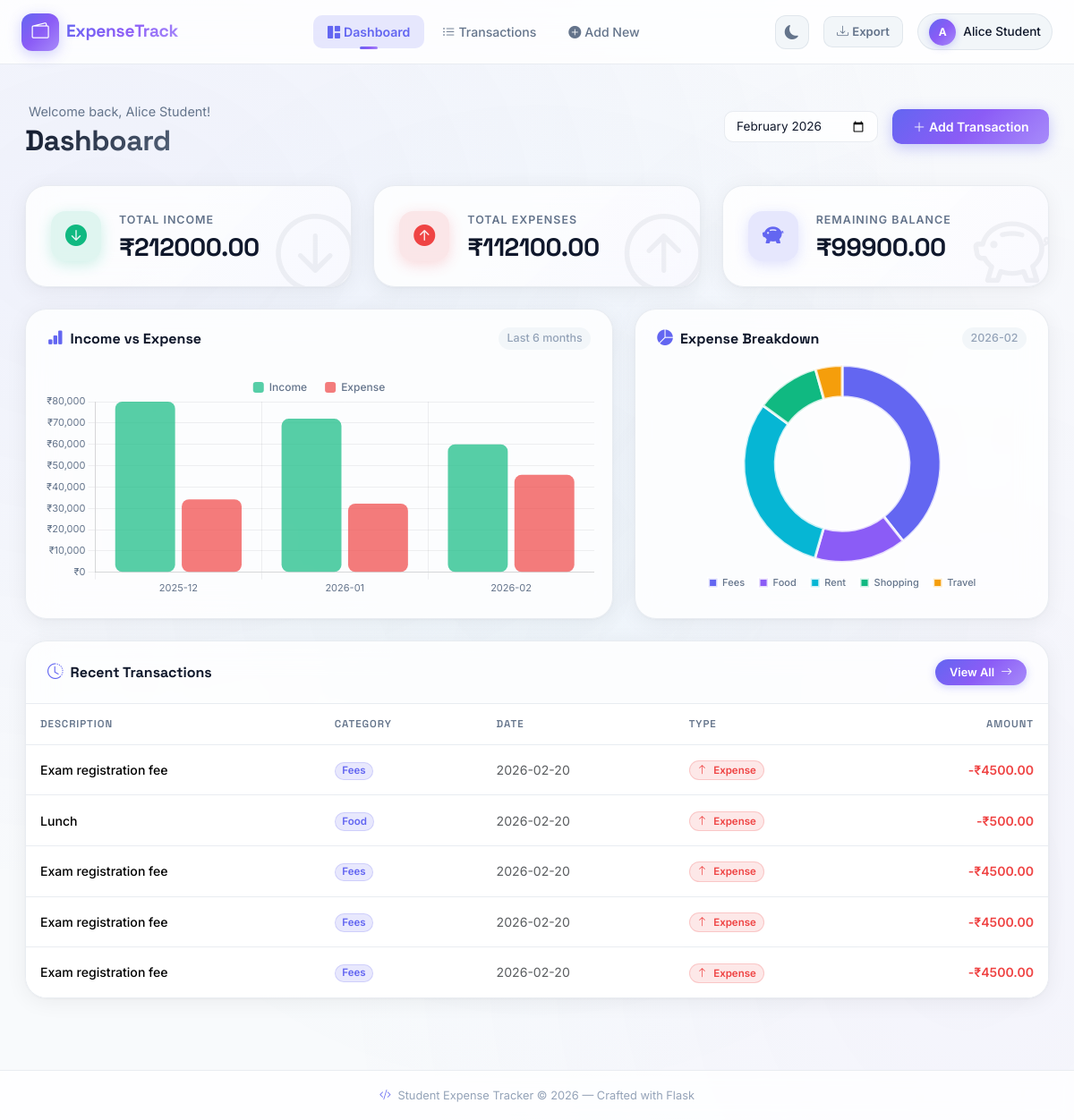
The app's page /dashboard (signed in) with its own data.
### tables this page shows
CREATE TABLE transactions (
                id          INTEGER PRIMARY KEY AUTOINCREMENT,
                user_id     INTEGER NOT NULL,
                amount      REAL    NOT NULL,
                category    TEXT    NOT NULL,
                type        TEXT    NOT NULL CHECK(type IN ("Income","Expense")),
                date        TEXT    NOT NULL,
                description TEXT,
                FOREIGN KEY (user_id) REFERENCES users(id)
            );

### app.py (the view)
@app.route('/dashboard')
@login_required
def dashboard():
    user_id = session['user_id']
    month   = request.args.get('month', date.today().strftime('%Y-%m'))
    with get_db() as conn:
        totals = conn.execute('''
            SELECT
                SUM(CASE WHEN type="Income"  THEN amount ELSE 0 END) AS total_income,
                SUM(CASE WHEN type="Expense" THEN amount ELSE 0 END) AS total_expense
            FROM transactions WHERE user_id = ?
        ''', (user_id,)).fetchone()
        recent = conn.execute('''
            SELECT * FROM transactions
            WHERE user_id = ?
            ORDER BY date DESC LIMIT 5
        ''', (user_id,)).fetchall()
        monthly = conn.execute('''
            SELECT
                strftime("%Y-%m", date) AS month,
                SUM(CASE WHEN type="Income"  THEN amount ELSE 0 END) AS income,
                SUM(CASE WHEN type="Expense" THEN amount ELSE 0 END) AS expense
            FROM transactions
            WHERE user_id = ?
            GROUP BY month
            ORDER BY month DESC LIMIT 6
        ''', (user_id,)).fetchall()
        cat_data = conn.execute('''
            SELECT category, SUM(amount) AS total
            FROM transactions
            WHERE user_id = ? AND type = "Expense"
              AND strftime("%Y-%m", date) = ?
            GROUP BY category
        ''', (user_id, month)).fetchall()
        month_totals = conn.execute('''
            SELECT
                SUM(CASE WHEN type="Income"  THEN amount ELSE 0 END) AS inc,
                SUM(CASE WHEN type="Expense" THEN amount ELSE 0 END) AS exp
            FROM transactions
            WHERE user_id = ? AND strftime("%Y-%m", date) = ?
        ''', (user_id, month)).fetchone()
    total_income  = totals['total_income']  or 0
    total_expense = totals['total_expense'] or 0
    balance       = total_income - total_expense
    budget_alert = False
    if month_totals['inc'] and month_totals['exp']:
        if month_totals['exp'] >= 0.8 * month_totals['inc']:
            budget_alert = True
    monthly_reversed = list(reversed(monthly))
    chart_labels  = [r['month'] for r in monthly_reversed]
    chart_income  = [r['income']  for r in monthly_reversed]
    chart_expense = [r['expense'] for r in monthly_reversed]
    pie_labels = [r['category'] for r in cat_data]
    pie_values = [r['total']    for r in cat_data]
    return render_template('dashboard.html',
        total_income=total_income,
        total_expense=total_expense,
        balance=balance,
        recent=recent,
        chart_labels=chart_labels,
        chart_income=chart_income,
        chart_expense=chart_expense,
        pie_labels=pie_labels,
        pie_values=pie_values,
        budget_alert=budget_alert,
        selected_month=month
    )

### app.py (called while the page is built)
def get_db():
    conn = sqlite3.connect(DATABASE)
    conn.row_factory = sqlite3.Row  # Allows dict-like access to rows
    return conn

def login_required(f):
    @wraps(f)
    def decorated(*args, **kwargs):
        if 'user_id' not in session:
            flash('Please log in to access this page.', 'warning')
            return redirect(url_for('login'))
        return f(*args, **kwargs)
    return decorated

### templates/dashboard.html (shortened to what this page needs)
{% extends "base.html" %}
{% block content %}
<div class="page-container">
    <div class="page-header">
        <div>
            <p class="page-subtitle mb-1">Welcome back, {{ session.user_name }}!</p>
            <h1 class="page-title">Dashboard</h1>
        </div>
        <div class="d-flex align-items-center gap-3 flex-wrap">
            <form method="GET" class="d-flex align-items-center gap-2">
                <input type="month" name="month" value="{{ selected_month }}"
                       class="form-control form-control-sm month-picker" onchange="this.form.submit()">
            </form>
            <a href="{{ url_for('add_transaction') }}" class="btn btn-primary-custom">
                <i class="bi bi-plus-lg me-1"></i>Add Transaction
            </a>
        </div>
    </div>
    <div class="row g-4 mb-4">
        <div class="col-md-4">
            <div class="stat-card stat-income" style="animation-delay: .1s">
                <div class="stat-icon">
                    <i class="bi bi-arrow-down-circle-fill"></i>
                </div>
                <div class="stat-info">
                    <p class="stat-label">Total Income</p>
                    <h2 class="stat-value">₹{{ "%.2f"|format(total_income) }}</h2>
                </div>
                <div class="stat-bg-icon"><i class="bi bi-arrow-down-circle"></i></div>
            </div>
        </div>
        <div class="col-md-4">
            <div class="stat-card stat-expense" style="animation-delay: .2s">
                <div class="stat-icon">
                    <i class="bi bi-arrow-up-circle-fill"></i>
                </div>
                <div class="stat-info">
                    <p class="stat-label">Total Expenses</p>
                    <h2 class="stat-value">₹{{ "%.2f"|format(total_expense) }}</h2>
                </div>
                <div class="stat-bg-icon"><i class="bi bi-arrow-up-circle"></i></div>
            </div>
        </div>
        <div class="col-md-4">
            <div class="stat-card {% if balance >= 0 %}stat-balance{% else %}stat-balance-neg{% endif %}" style="animation-delay: .3s">
                <div class="stat-icon">
                    <i class="bi bi-{% if balance >= 0 %}piggy-bank-fill{% else %}exclamation-circle-fill{% endif %}"></i>
                </div>
                <div class="stat-info">
                    <p class="stat-label">Remaining Balance</p>
                    <h2 class="stat-value {% if balance < 0 %}text-danger{% endif %}">
                        ₹{{ "%.2f"|format(balance) }}
                    </h2>
                </div>
                <div class="stat-bg-icon"><i class="bi bi-piggy-bank"></i></div>
            </div>
        </div>
    </div>
    <div class="row g-4 mb-4">
        <div class="col-lg-7">
            <div class="chart-card">
                <div class="chart-card-header">
                    <h3 class="chart-title"><i class="bi bi-bar-chart-fill me-2"></i>Income vs Expense</h3>
                    <span class="chart-subtitle">Last 6 months</span>
                </div>
                <div class="chart-body">
                    <canvas id="barChart" height="260"></canvas>
                </div>
            </div>
        </div>
        <div class="col-lg-5">
            <div class="chart-card">
                <div class="chart-card-header">
                    <h3 class="chart-title"><i class="bi bi-pie-chart-fill me-2"></i>Expense Breakdown</h3>
                    <span class="chart-subtitle">{{ selected_month }}</span>
                </div>
                <div class="chart-body d-flex align-items-center justify-content-center">
                    {% if pie_labels %}
                        <canvas id="pieChart" height="260"></canvas>
                    {% else %}
                        <div class="empty-chart">
                            <i class="bi bi-pie-chart fs-1 mb-2"></i>
                            <p>No expense data for this month</p>
                        </div>
                    {% endif %}
                </div>
            </div>
        </div>
    </div>
    <div class="card-custom">
        <div class="card-custom-header">
            <h3 class="chart-title"><i class="bi bi-clock-history me-2"></i>Recent Transactions</h3>
            <a href="{{ url_for('transactions') }}" class="btn btn-sm btn-view-all">
                View All <i class="bi bi-arrow-right ms-1"></i>
            </a>
        </div>
        <div class="card-custom-body">
            {% if recent %}
            <div class="table-responsive">
                <table class="table table-custom">
                    <thead>
                        <tr>
                            <th>Description</th>
                            <th>Category</th>
                            <th>Date</th>
                            <th>Type</th>
                            <th class="text-end">Amount</th>
                        </tr>
                    </thead>
                    <tbody>
                        {% for tx in recent %}
                        <tr>
                            <td>
                                <div class="tx-desc">{{ tx.description or 'No description' }}</div>
                            </td>
                            <td>
                                <span class="badge badge-category">{{ tx.category }}</span>
                            </td>
                            <td class="text-muted">{{ tx.date }}</td>
                            <td>
                                <span class="badge {% if tx.type == 'Income' %}badge-income{% else %}badge-expense{% endif %}">
                                    <i class="bi bi-{% if tx.type == 'Income' %}arrow-down{% else %}arrow-up{% endif %} me-1"></i>
                                    {{ tx.type }}
                                </span>
                            </td>
                            <td class="text-end fw-600 {% if tx.type == 'Income' %}text-income{% else %}text-expense{% endif %}">
                                {% if tx.type == 'Income' %}+{% else %}-{% endif %}₹{{ "%.2f"|format(tx.amount) }}
                            </td>
                        </tr>
                        {% endfor %}
                    </tbody>
                </table>
            </div>
            {% endif %}
        </div>
    </div>
</div>
{% endblock %}
{% block scripts %}
<script>
document.addEventListener('DOMContentLoaded', function () {
    var el = document.getElementById('chartDataHolder');
    var chartData = {
        barLabels:  JSON.parse(el.dataset.barLabels),
        barIncome:  JSON.parse(el.dataset.barIncome),
        barExpense: JSON.parse(el.dataset.barExpense),
        pieLabels:  JSON.parse(el.dataset.pieLabels),
        pieValues:  JSON.parse(el.dataset.pieValues)
    };
    initBarChart(chartData);
    if (chartData.pieLabels.length > 0) initPieChart(chartData);
});
</script>
{% endblock %}

### templates/base.html (shortened to what this page needs)
<!DOCTYPE html>
<html lang="en" data-theme="light">
<head>
    <link href="https://cdn.jsdelivr.net/npm/bootstrap@5.3.2/dist/css/bootstrap.min.css" rel="stylesheet">
    <link href="https://cdn.jsdelivr.net/npm/bootstrap-icons@1.11.3/font/bootstrap-icons.css" rel="stylesheet">
    <link href="{{ url_for('static', filename='style.css') }}" rel="stylesheet">
</head>
<body>
{% if session.user_id %}
<nav class="navbar navbar-expand-lg sticky-top" id="mainNav">
    <div class="container-fluid px-4">
        <a class="navbar-brand d-flex align-items-center gap-2" href="{{ url_for('dashboard') }}">
            <div class="brand-icon">
                <i class="bi bi-wallet2"></i>
            </div>
            <span class="brand-text">ExpenseTrack</span>
        </a>
        <div class="collapse navbar-collapse" id="navContent">
            <ul class="navbar-nav mx-auto gap-1">
                <li class="nav-item">
                    <a class="nav-link {% if request.endpoint == 'dashboard' %}active{% endif %}"
                       href="{{ url_for('dashboard') }}">
                        <i class="bi bi-grid-1x2-fill me-1"></i>Dashboard
                    </a>
                </li>
                <li class="nav-item">
                    <a class="nav-link {% if request.endpoint in ['transactions','add_transaction','edit_transaction'] %}active{% endif %}"
                       href="{{ url_for('transactions') }}">
                        <i class="bi bi-list-ul me-1"></i>Transactions
                    </a>
                </li>
                <li class="nav-item">
                    <a class="nav-link" href="{{ url_for('add_transaction') }}">
                        <i class="bi bi-plus-circle-fill me-1"></i>Add New
                    </a>
                </li>
            </ul>
            <div class="d-flex align-items-center gap-3">
                <button class="btn btn-theme-toggle" id="themeToggle" title="Toggle dark mode">
                    <i class="bi bi-moon-fill" id="themeIcon"></i>
                </button>
                <a href="{{ url_for('export_csv') }}" class="btn btn-export" title="Export CSV">
                    <i class="bi bi-download me-1"></i>Export
                </a>
                <div class="dropdown">
                    <button class="btn btn-user dropdown-toggle" data-bs-toggle="dropdown">
                        <div class="user-avatar">{{ session.user_name[0].upper() }}</div>
                        <span class="d-none d-md-inline">{{ session.user_name }}</span>
                    </button>
                </div>
            </div>
        </div>
    </div>
</nav>
{% endif %}
<main class="main-content">
    {% block content %}{% endblock %}
</main>
{% if session.user_id %}
<footer class="site-footer">
    <div class="container text-center">
        <p class="mb-0">
            <i class="bi bi-code-slash me-1" style="color: var(--accent);"></i>
            Student Expense Tracker &copy; 2026 — Crafted with Flask
        </p>
    </div>
</footer>
{% endif %}
{% block scripts %}{% endblock %}
</body>
</html>

### records on screen
transactions: description "Exam registration fee", category "Fees", date "2026-02-20", type "Expense", amount "4500.00"
transactions: description "Lunch", category "Food", date "2026-02-20", type "Expense", amount "500.00"
transactions: description "Exam registration fee", category "Fees", date "2026-02-20", type "Expense", amount "4500.00"
transactions: description "Exam registration fee", category "Fees", date "2026-02-20", type "Expense", amount "4500.00"
transactions: description "Exam registration fee", category "Fees", date "2026-02-20", type "Expense", amount "4500.00"

### other values on screen
{{ session.user_name[0].upper() }} "A"
{{ session.user_name }} "Alice Student"
{{ "%.2f"|format(total_income) }} "212000.00"
{{ "%.2f"|format(total_expense) }} "112100.00"
{{ "%.2f"|format(balance) }} "99900.00"
{{ selected_month }} "2026-02"
